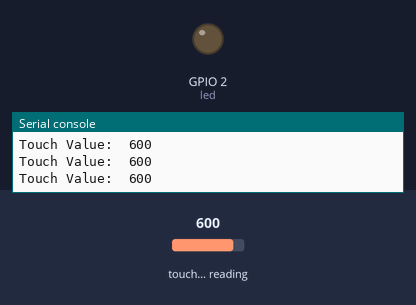
Bench run of a program on a simulated ESP32 board running MicroPython. On the bench: output pins drawn as LEDs (lit = HIGH), the last lines printed to the serial console. Dashed ring = blinking. The inputs (shaded band) are chosen by the test bench; at power-on: touch-pad reading 600.

Above: at 1.2 s.
1.3 s: touch-pad reading set to 505
2.8 s: touch-pad reading set to 493
At 5.7 s:
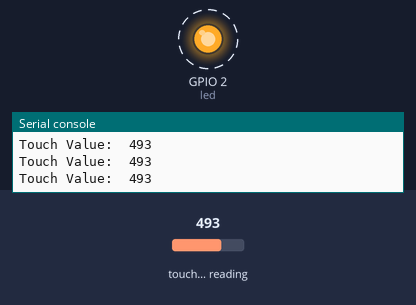
5.8 s: touch-pad reading set to 538
At 6.4 s:
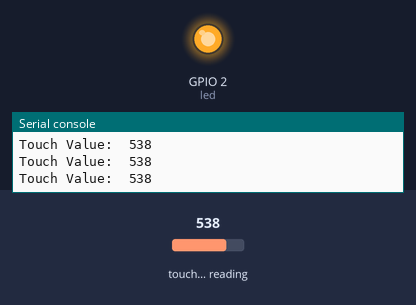
7.3 s: touch-pad reading set to 63
At 7.86 s:
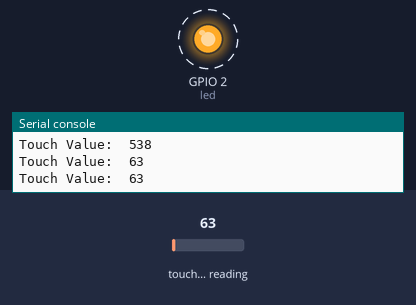
Timing chart, 0 to 11.3 s (numbered marks = the images above; inputs shaded):
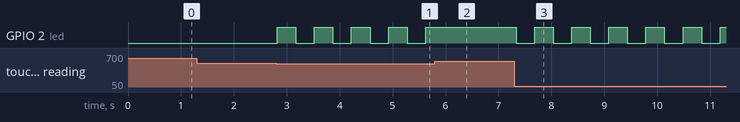

Measured:
- the behaviour switches between 500 and 499 on touch-pad reading (found by bisection; images 0 and 1)
- after the input at 2.8 s, GPIO 2 (led): alternates HIGH for 0.35 s and LOW for 0.35 s, starting at once
- after the input at 5.8 s, GPIO 2 (led): stops changing and stays HIGH
- after the input at 7.3 s, GPIO 2 (led): alternates HIGH for 0.35 s and LOW for 0.35 s, starting at once

The program:

touch1.py
```python
from machine import TouchPad, Pin
from time import sleep

led = Pin(2, Pin.OUT)
toucher = TouchPad(Pin(4))  # T0: GPIO4

threashold = 500  # 터치 기준값 (실험적 조정)
led_state = False

while True:
    touch_val = toucher.read()
    print("Touch Value: ", touch_val)

    if touch_val < threashold:
        led_state = not led_state
        led.value(led_state)
        sleep(0.3) # 너무 민감한 반응 방지: debounce time
    sleep(0.05)
    
```
